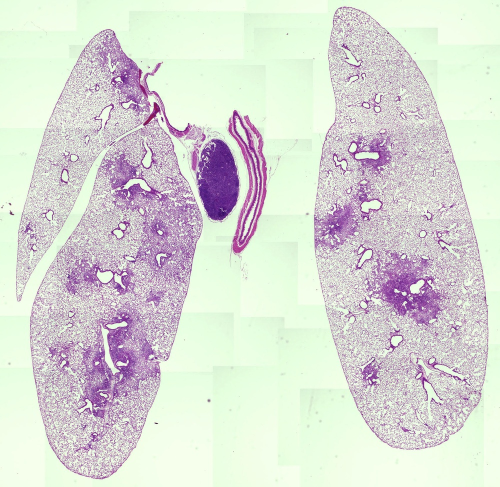
%> input picture images/image00.jpg, 1000 x 974 px, shrunk from 1703 x 1658 before the run (shown at 1/2 size)
$ octave --eval "result = DL_demo;"   (GNU Octave 9; MATLAB toolbox functions it lacks are replaced by stand-ins)
%> lines starting %> are read from the running program, lines starting %| are printed output that depends on the picture
### DL_ImageSegment.m
function [IM2] = DL_ImageSegment(image2use);
% DL_ImageSegmentation.m

% Color-Based Segmentation Using K-Means Clustering for DCL's imaging data

% WAL3
% d08/27/18

% User input
nColors = 4; % how many clusters? Too many will cause convergence failure.
channels =  [1 2 3]; % what clusters to use for the composite?

% Load image(s)
if nargin<1 % if you don't pass the image as an argument, load from directory
    disp('select image in local directory...');

    [file,path] = uigetfile({'*.jpg';'*.png';'*.mat'},...
        'File Selector');
%> the answer given: images/image00.jpg
    if isequal(file,0)
        disp('User selected Cancel');
    else
        disp(['User selected ', fullfile(path,file)]);
    end
    currentfilename = strcat(path,file);
    currentimage = imread(currentfilename);
%> currentimage is the input picture: size 974x1000x3 uint8; mean R, G, B 217.3, 219.2, 213
    image2use = currentimage;
end

% downsample if image is too large/ too big...
if size(image2use,1) > 3000;
    disp('image is very large- downsizing image')
    image2use = imresize(image2use,0.75);
end


% filter image:
image2use = double(image2use);
sigma = 2;% smooth
image2use = imgaussfilt(image2use,sigma,'padding','circular');% Filter the data
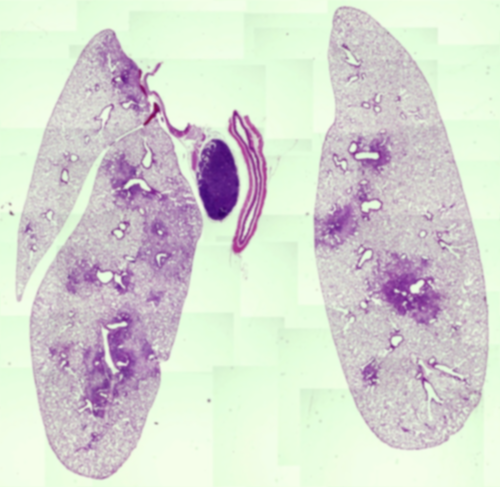
%> image2use: size 974x1000x3 double (shown at 1/2 size); mean R, G, B 217.3, 219.2, 213; mean of the top-left, top-right, bottom-left and bottom-right quarters 211.1, 219.6, 215.3, 219.9; drawn with min black and max white


disp(' pre-processing image...');
% Pre-process Image
lab_he = rgb2lab(image2use);
%> lab_he: size 974x1000x3 double; mean of channels 1, 2, 3 8241.9, -107.8, 225.7
ab = double(lab_he(:,:,2:3)); % for H&E, just take the G&B channel
%ab = double(lab_he(:,:,2:3)); % for H&E, just take the G&B channel
nrows = size(ab,1);
%> nrows = 974
ncols = size(ab,2);
%> ncols = 1000
%ncols = size(ab,2);
ab = reshape(ab,nrows*ncols,2);
%ab = reshape(ab,nrows*ncols,2);

disp('clustering data...');
% Repeat the clustering 3 times to avoid local minima
[cluster_idx, cluster_center] = kmeans(ab,nColors,'distance','sqEuclidean', ...
    'Replicates',3);
%> cluster_center = [240.7 -47.94; 2957.9 -2356.1; -913.9 886.2; 1374.3 -989.2]

pixel_labels = reshape(cluster_idx,nrows,ncols);
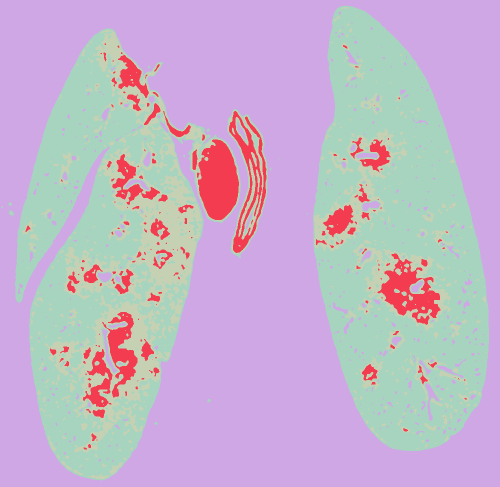
%> pixel_labels: size 974x1000 double (shown at 1/2 size); 4 distinct labels, from 1 to 4; one colour per label, 0 black

disp('Plotting data...');
figure();
imshow(pixel_labels,[]), title('image labeled by cluster index');


% Assign some labels
g{1} = 'dead';
g{2} = 'damaged';
g{3} = 'healthy';

segmented_images = cell(1,3);
rgb_label = repmat(pixel_labels,[1 1 3]);
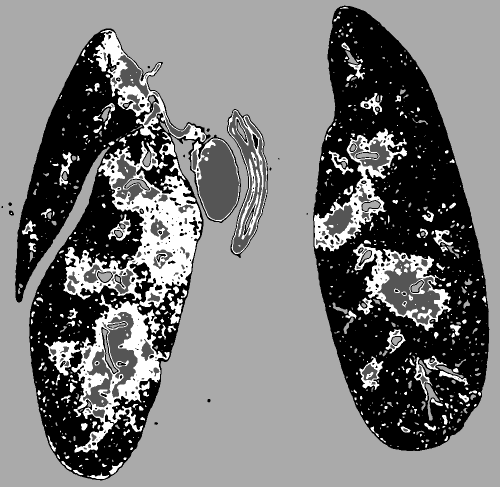
%> rgb_label: size 974x1000x3 double (shown at 1/2 size); min 1, max 4, mean 2.43; drawn with min black and max white

for k = 1:nColors
    color = image2use;
    color(rgb_label ~= k) = 0;
    segmented_images{k} = color;
end
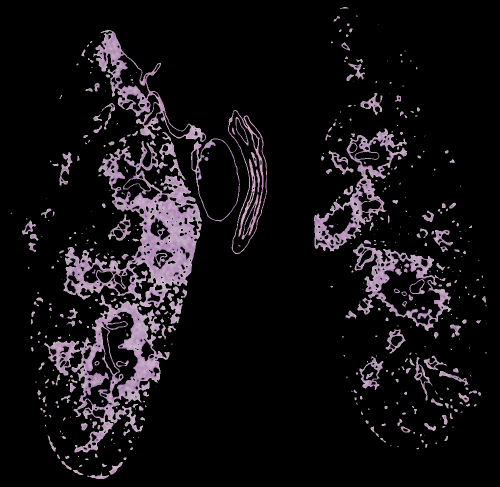
%> color: size 974x1000x3 double (shown at 1/2 size); mean R, G, B 19.7, 16.7, 19.9
%> after the loop, segmented_images = 4 items

% export image data and sort channels by mean pixel value
for i = 1:nColors
    IM(:,:,i) = mean(segmented_images{i},3); % Store in a matrix
    IM_temp = IM(:,:,i); % store in sepreate matrix
    chan_srt(i) = mean(IM_temp(:)); clear IM_temp
end
%> this loop made 4 passes
%> pass 1, in DL_ImageSegment, `IM_temp = IM(:,:,i);`:
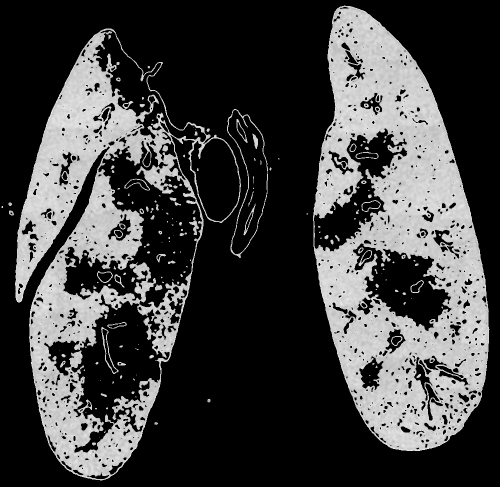
%> IM_temp: size 974x1000 double (shown at 1/2 size); min 0, max 238.7, mean 64.1
%> after the loop:
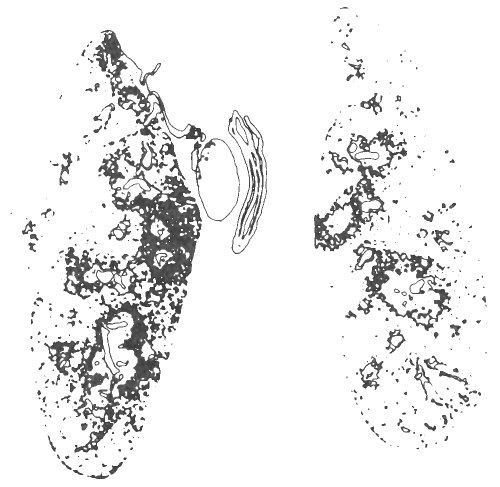
%> IM: size 974x1000x4 double (shown at 1/2 size); mean R, G, B, A 64.1, 7.2, 126.4, 18.8; transparent parts drawn white
%> after the loop, chan_srt = [64.1 7.25 126.4 18.78]


[~,srtChan] = sort(chan_srt);
%> srtChan = [2 4 1 3]

DL_PlotPixels(image2use,cluster_idx,srtChan);
for i = 1:nColors;
    IM2(:,:,i) = IM(:,:,srtChan(i));
end
clear IM;

### DL_PlotPixels.m
function DL_PlotPixels(image,cluster_idx,srtChan);
%> called with srtChan = [2 4 1 3]

% WAL3
%  DL_PlotPixels(image,cluster_idx,srtChan);

%
% image2 = imresize((image),0.2);

image2 = (mat2gray(image));
% run clustering


col(1,:) = [1,0,0];
col(2,:) = [0,1,0];
col(3,:) = [0,0,1];
col(4,:) = [1,0,1];


figure();
% plot RGB in loop
clear X1 X2 X3


%


X1(:,:) =   (double(image2(:,:,1)));
X1 = X1(:);
X2(:,:) =   (double(image2(:,:,2)));
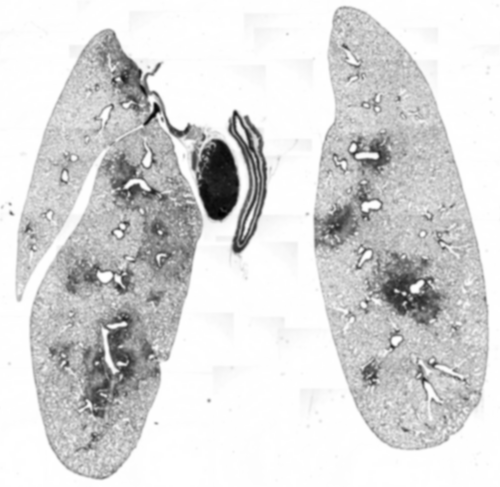
%> X2: size 974x1000 double (shown at 1/2 size); min 0, max 1, mean 0.847
X2 = X2(:);
X3(:,:) =   (double(image2(:,:,3)));
X3 = X3(:);

% %
X1 = X1-min(X1)./(max(X1)-min(X1));
X2 = X2-min(X2)./(max(X2)-min(X2));
X3 = X3-min(X3)./(max(X3)-min(X3));

X_f(:,1) = X1;
X_f(:,2) = X2;
X_f(:,3) = X3;
%X_f(:,4) = 1:size(X3,1) ;


% normalize values
%


figure();
grid on;
hold on;
N = 10;

for i = 1:4;

    idx = find(cluster_idx==srtChan(i));
    a = X1(idx(1:1:end));
    b = X2(idx(1:1:end));
    c = X3(idx(1:1:end));
    d = ones(size(c,1),1)*20'; % size
    A1 = a(1:N:end);
    B1 = b(1:N:end);
    C1 = c(1:N:end);
    D1 = d(1:N:end); % size
    XX = A1+B1+C1;
    scatter(C1./A1,B1./A1,D1, 'MarkerFaceColor',col(i,:) ,'MarkerEdgeColor',col(i,:),...
        'MarkerFaceAlpha',.2,'MarkerEdgeAlpha',0);
    xlabel('Green/red');
    ylabel(' Blue/red');
end


title(' RGB pixel location');

out.red  = a;
out.green = b;
out.blue = c;

n2u = 500;

X_f2 = X_f;
% [12 lines of commented-out code are left out]

%> the run ends on the next line
Y = tsne(X_f(1:n2u:end,:));

figure();
hold on;
cluster_idx2 = cluster_idx(1:n2u:end);
for i = 1:4;
    idx = find(cluster_idx2==srtChan(i));
scatter(Y(idx,1),Y(idx,2),'MarkerFaceColor',col(i,:) ,'MarkerEdgeColor',col(i,:))
end

### DL_demo.m
function RGB1 = DL_demo
  %DL_demo.m - Plug-and-play Demo script to classify tussue damage for
  %                a single image
  %
  % Load in an image to process.
  %
  %
  % Syntax:  out = DL_demo
  %
  % Inputs:
  %    reference - name of referance image in local directory
  % Optional Inputs:
  %    type = image type (supports: PNG, jpeg,mat)
  %
  % Outputs:
  %    RGB1 - H*W*C ( height by width by cluster)
  %         RGB1(:,:,1) - Severly Damaged
  %         RGB1(:,:,2) - Moderatley Damaged
  %         RGB1(:,:,3) - Not Damaged
  %
  % Example:
  %    out = DL_demo % UI will allow you to select an image
  %
  % Other m-files required: none
  % Subfunctions: none
  % MAT-files required: DL_ImageSegment.m,  DL_ImageStrat.m
  %
  % See also: DL_demo_ref

  % Author: William Liberti (WAL3)
  % Work address: UC Berkeley
  % email: bliberti@bu.edu
  % Website: http://www.WALIII.github.io
  % Dec 2019; Last revision: 12-Dec-2020


% Get and Segment image...
[IM2] = DL_ImageSegment();

% Plot data...
figure();
  XMASS_tish(IM2(:,:,1),IM2(:,:,2),IM2(:,:,3));

% General Plotting...
RGB1 = DL_ImageStrat(IM2);
